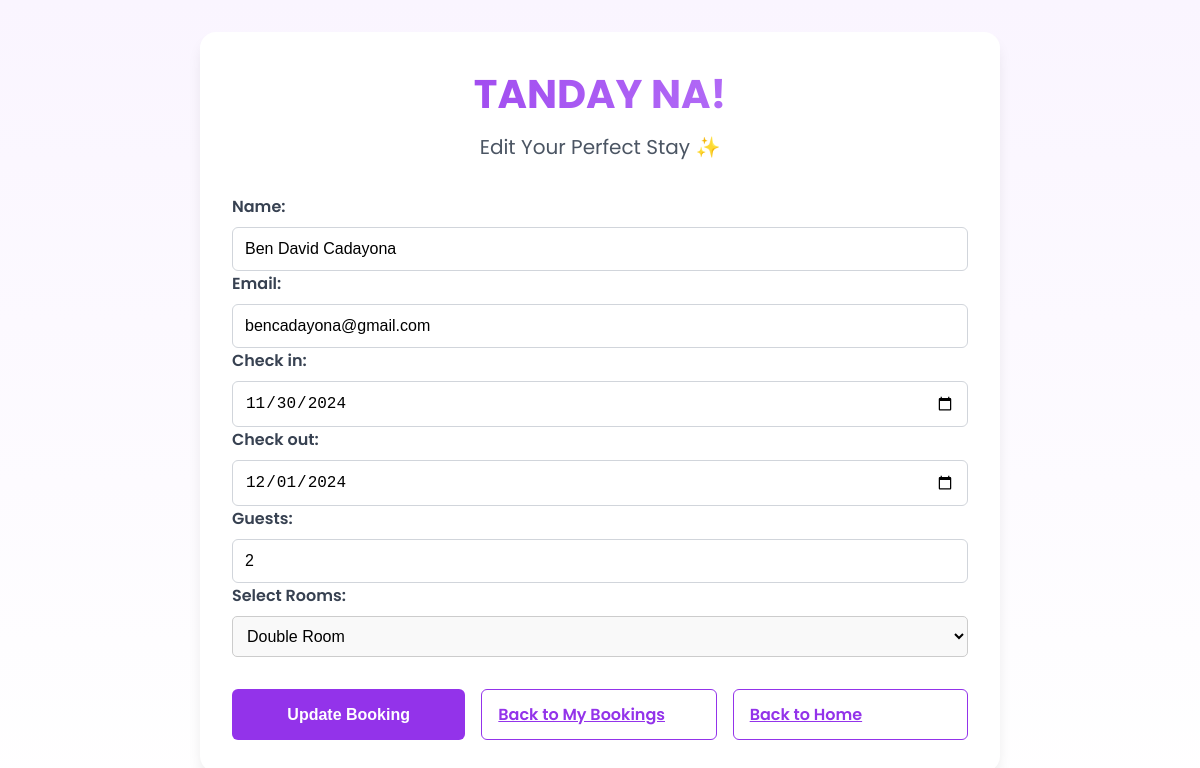
/edit_booking/11/ (signed in), run on the app's committed database.
### api/models.py (models this page shows, shortened)
class Booking(models.Model):
    STATUS_CHOICES = [
        ("Pending", "Pending"),
        ("Canceled", "Canceled"),
        ("Accepted", "Accepted"),
        ("Check-in", "Check-in"),
        ("Check-out", "Check-out"),
    ]
    user = models.ForeignKey(User, on_delete=models.CASCADE, null=True, blank=True)
    name = models.CharField(max_length=100)
    email = models.EmailField()
    check_in = models.DateField(null=True, blank=True)
    check_out = models.DateField(null=True, blank=True)
    guests = models.IntegerField()
    room = models.ForeignKey(Rooms, on_delete=models.CASCADE)
    booking_number = models.CharField(max_length=12, editable=False, default=uuid.uuid4().hex[:12].upper())
    status = models.CharField(max_length=10, choices=STATUS_CHOICES, default="Pending")

### api/views.py (the view)
# urls.py: path('edit_booking/<int:booking_id>/', edit_booking, name='edit_booking'),
@login_required
def edit_booking(request, booking_id):
    booking = get_object_or_404(Booking, id=booking_id)
    rooms = Rooms.objects.filter(listing = booking.room.listing)
    if request.method == 'POST':
        form = EditBookingForm(request.POST, instance=booking)
        getroom = request.POST.get('room')
        print('The room id is: ',getroom)
        theRoom = get_object_or_404(Rooms, id=getroom)
        if form.is_valid():
            booking = form.save(commit=False)
            booking.room = theRoom
            booking.save()
            messages.success(request, 'Your booking has been updated successfully!')
            return redirect('my_bookings')  # Redirect to the bookings list page
    else:
        form = EditBookingForm(instance=booking)
    return render(request, 'edit_booking.html', {
        'form': form,
        'booking': booking,
        "rooms":rooms,
    })

### api/forms.py (shortened to what this page needs)
class EditBookingForm(forms.ModelForm):
    class Meta:
        model = Booking
        fields = ['name', 'email', 'check_in', 'check_out', 'guests']
        widgets = {
            'check_in': forms.DateInput(attrs={'type': 'date'}),
            'check_out': forms.DateInput(attrs={'type': 'date'}),
        }

### api/templates/edit_booking.html (shortened to what this page needs)
<!DOCTYPE html>
<html lang="en">
<head>
</head>
<body>
    <div class="card">
        <div class="card-header">
            <h1 class="card-title">TANDAY NA!</h1>
            <p class="card-subtitle">Edit Your Perfect Stay ✨</p>
        </div>
        <form method="POST" action="{% url 'edit_booking' booking.id %}">
            {{ form.as_p }}
            <label for="Rooms">Select Rooms:</label>
            <select name="room" id="room" class="form-select" style="width: 100%; padding: 10px; border-radius: 5px; font-size: 16px; border: 1px solid #ccc; background-color: #f9f9f9;">
                {% for room in rooms %}
                    <option value="{{ room.id }}" style="padding: 10px; font-size: 14px;">
                        {{ room.name }}
                    </option>
                {% endfor %}
            </select>
            <div class="button-group">
                <button type="submit" class="button button-primary">Update Booking</button>
                <a href="{% url 'my_bookings' %}" class="button button-secondary">Back to My Bookings</a>
                <a href="{% url 'home' %}" class="button button-secondary">Back to Home</a>
            </div>
        </form>
    </div>
</body>
</html>

### api/templates/edit_booking.html (style rules this page uses)
:root { --purple-50: #faf5ff; --purple-100: #f3e8ff; --purple-200: #e9d5ff; --purple-300: #d8b4fe; --purple-400: #c084fc; --purple-500: #a855f7; --purple-600: #9333ea; --purple-700: #7e22ce; }
* { margin: 0; padding: 0; box-sizing: border-box; }
body { font-family: 'Poppins', sans-serif; background: linear-gradient(to bottom, var(--purple-50), white); min-height: 100vh; display: flex; justify-content: center; align-items: center; padding: 2rem; }
.card { background: white; border-radius: 1rem; box-shadow: 0 10px 15px -3px rgba(0, 0, 0, 0.1); padding: 2rem; max-width: 800px; width: 100%; }
.card-header { text-align: center; margin-bottom: 2rem; }
.card-title { font-size: 2.5rem; font-weight: 700; background: linear-gradient(to right, var(--purple-600), var(--purple-400)); -webkit-background-clip: text; -webkit-text-fill-color: transparent; margin-bottom: 0.5rem; }
.card-subtitle { font-size: 1.25rem; color: #4b5563; }
label { display: block; margin-bottom: 0.5rem; font-weight: 600; color: #374151; }
input[type="text"], input[type="email"], input[type="date"], input[type="number"], select { width: 100%; padding: 0.75rem; border: 1px solid #d1d5db; border-radius: 0.375rem; font-size: 1rem; transition: border-color 0.15s ease-in-out; }
.button-group { display: flex; gap: 1rem; margin-top: 2rem; }
.button { flex: 1; padding: 0.75rem 1rem; border: none; border-radius: 0.375rem; font-size: 1rem; font-weight: 600; cursor: pointer; transition: all 0.15s ease-in-out; }
.button-primary { background-color: var(--purple-600); color: white; }
.button-secondary { background-color: white; color: var(--purple-600); border: 1px solid var(--purple-600); }

### data on the page
Booking: name "Ben David Cadayona", email "bencadayona@gmail.com", check_in "11/30/2024", check_out "12/01/2024", guests "2"

### other printed values
form field room "Double Room"
